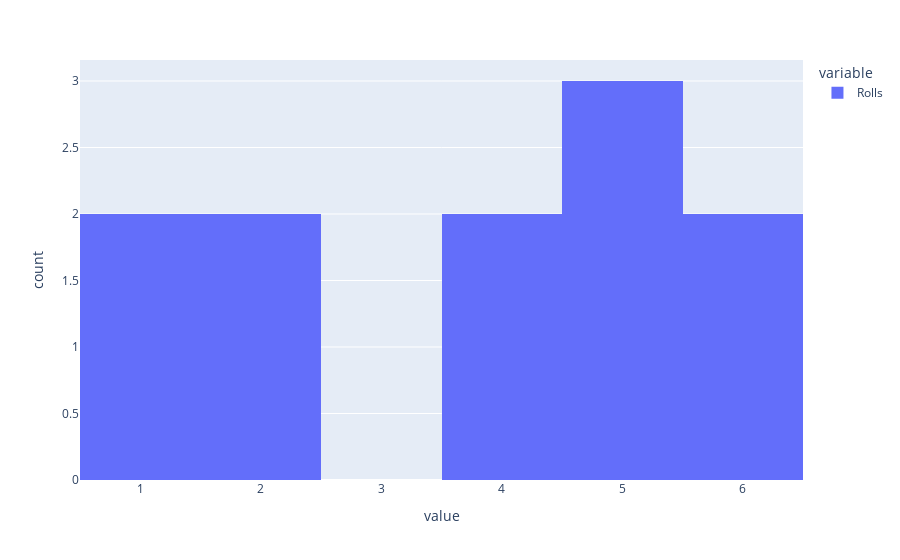

Notebook cell for this chart:
### Markdown cell above
#### 2.- Plot the results sorted by value.

### Code cell
import plotly.express as px
px.histogram(dice.Rolls, nbins=10)

### Figure 1 — Plotly figure (JSON) as saved in the notebook; plotly's stock layout.template omitted (floating-point values rounded to 4 significant figures)
{"data": [{"alignmentgroup": "True", "bingroup": "x", "hovertemplate": "variable=Rolls<br>value=%{x}<br>count=%{y}<extra></extra>", "legendgroup": "Rolls", "marker": {"color": "#636efa", "pattern": {"shape": ""}}, "name": "Rolls", "nbinsx": 10, "offsetgroup": "Rolls", "orientation": "v", "showlegend": true, "type": "histogram", "x": [6, 1, 2, 5, 2, 5, 4, 4, 5, 6, 1], "xaxis": "x", "yaxis": "y"}], "layout": {"barmode": "relative", "legend": {"title": {"text": "variable"}, "tracegroupgap": 0}, "margin": {"t": 60}, "xaxis": {"anchor": "y", "domain": [0, 1], "title": {"text": "value"}}, "yaxis": {"anchor": "x", "domain": [0, 1], "title": {"text": "count"}}}}
